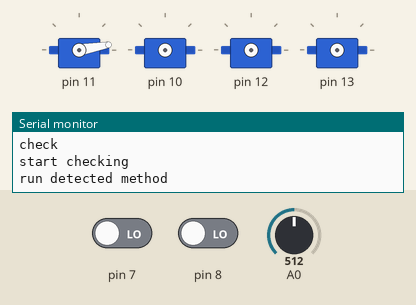
Recording of a sketch running on a simulated Arduino Uno, built with avr-gcc and run on an emulated ATmega328P. On the bench: 4 × servo, the last lines printed to the serial monitor. Inputs (shaded band) come from the test bench; at power-on: A0 = 512, pin 7 LOW, pin 8 LOW.

Above: at 1.2 s.
1.3 s: A0 set to 79
At 3.5 s:
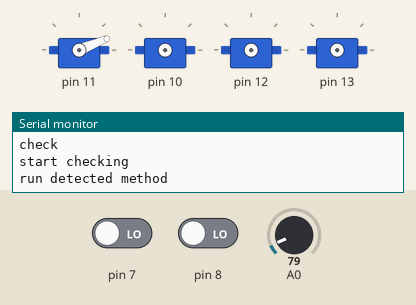
4.3 s: A0 set to 66
At 6.9 s:
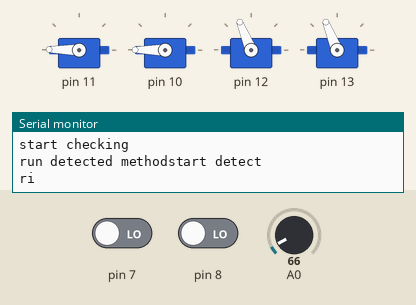
Timing chart, 0 to 8.4 s (numbered marks = the images above; inputs shaded):
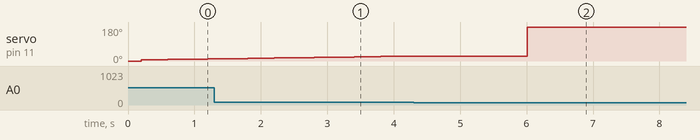

Measured:
- the behaviour switches between 75 and 74 on A0 (found by bisection; images 1 and 2)

The sketch:

sketch_for_picking_up2.ino
```cpp
#include "Definitions_move.h"
#include "Movement.h"
#include <Servo.h>
#include "Grabber.h"
#include "Sensors.h"

//DEFINE
//define grabber
Grabber myGrabber;
int back_at_lab=1;

//define movement
Move movement;
int headStatus = 90;
int turn = 0;
int i=0;
int leftcorner;
int rightcorner;

Sensors mySensor;

void setup() {
  Serial.begin(9600);

}

void loop() {

Serial.println("Stop");
movement.stop_drive();
Serial.println("check");
checking();
Serial.println("wait");
delay(10000);

}
void checking() {
Serial.println("start checking");
i=0;
movement.head(i);
while(i<=180){
  movement.head(i);
  headStatus=i;
  i=i+5;
  delay(100);
  bool irSensor = mySensor.ir_trunk();
  delay(100);
  if(irSensor==1){
    Serial.print("run detected method");

      while(i<=200){
      movement.head(headStatus);
      i=i+1;
      movement.head(i);
      delay(100);
      bool irSensor = mySensor.ir_trunk();
      delay(100);
      if(irSensor==0){
        leftcorner = i;
        while(i<=200){
           i=i-1;
           movement.head(i);
           delay(100);
           bool irSensor = mySensor.ir_trunk();
           delay(100);
           if(irSensor==0){
           rightcorner = i;
           break;
           }
        }
        break;
      }
   }
    headStatus=(leftcorner+rightcorner)/2;
    delay(200);
    sampleDetected();
    delay(1000);
    break;
}
}
movement.head(90);

delay(200);

}

void sampleDetected(){
  Serial.println("start detect");
  movement.stop_drive();
  myGrabber.close();
  delay(1000);

  if (headStatus >= 90){ // its needed to turn left
    int turn = -(headStatus-90);  // a negative movement.turn() will cause the robot to turn left
    delay(200);
    movement.head(0);
    delay(200);
    Serial.println("left");
    Serial.println(turn);
    movement.turn(turn);
    delay(200);
    movement.drive(0.6);
    delay(200);
    myGrabber.open();
    delay(200);
    movement.drive(-0.6);
    delay(200);
    movement.turn(-turn);
    delay(200);
    Serial.println(-turn);
    delay(200);
    movement.head(90);
  }

  else {  //its needed to turn right
  int turn = (90-headStatus);  // a positve movement.turn() will cause the robot to right left
    delay(200);
    movement.head(179);
    delay(200);
    Serial.println("right");
    Serial.println(turn);
    movement.turn(turn);
    delay(200);
    movement.drive(0.6);
    delay(200);
    myGrabber.open();
    delay(200);
    movement.drive(-0.6);
    delay(200);
    movement.turn(-turn);
    delay(200);
    Serial.println(-turn);
    delay(200);
    movement.head(90);
  }
  }

 void returnToBase(){ // we first need the grid system and the variables which indicate the base
    return 0;
  }
```
